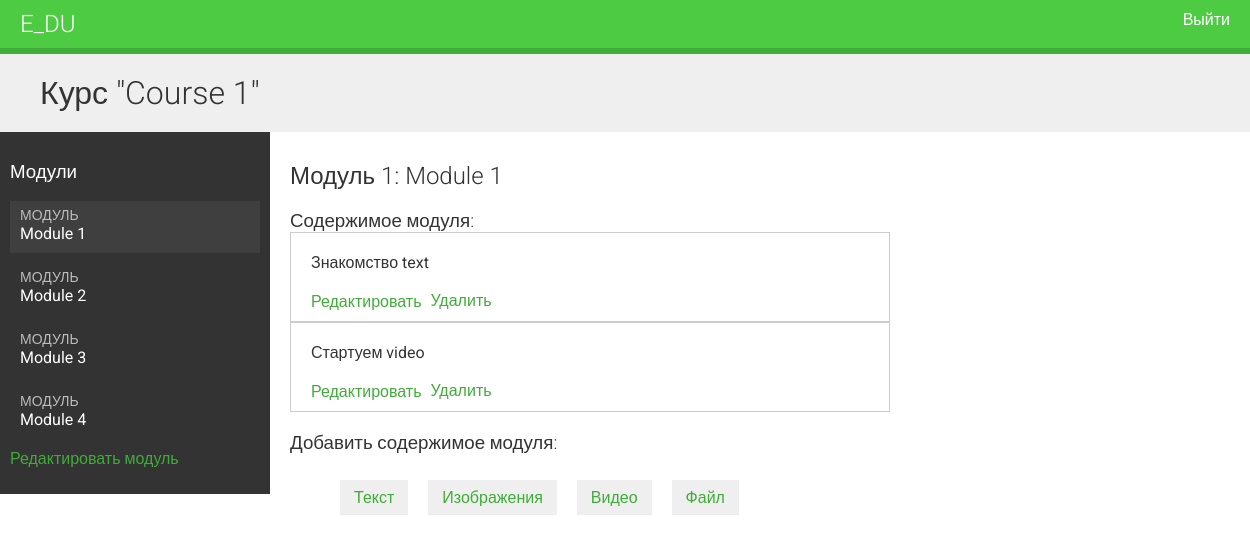
The page /course/module/1/ (signed in) on the database its author committed.
### courses/models.py (models this page shows, shortened)
class Course(models.Model):
    owner = models.ForeignKey(
        User, related_name='courses_created', on_delete=models.CASCADE)
    subject = models.ForeignKey(
        Subject, related_name='courses', on_delete=models.CASCADE)
    title = models.CharField(max_length=200)
    slug = models.SlugField(max_length=200, unique=True)
    overview = models.TextField()
    created = models.DateTimeField(auto_now_add=True)
    class Meta:
        ordering = [
            '-created',
        ]

class Module(models.Model):
    course = models.ForeignKey(
        Course, related_name='modules', on_delete=models.CASCADE)
    title = models.CharField(max_length=200)
    description = models.TextField(blank=True)
    order = OrderField(blank=True, for_fields=['course'])
    class Meta:
        ordering = [
            'order'
        ]

class Content(models.Model):
    module = models.ForeignKey(
        Module, related_name='contents', on_delete=models.CASCADE)
    content_type = models.ForeignKey(ContentType, on_delete=models.CASCADE, limit_choices_to={
                                     'model__in': ('text', 'video', 'image', 'file')})
    object_id = models.PositiveIntegerField()
    item = GenericForeignKey('content_type', 'object_id')
    order = OrderField(blank=True, for_fields=['module'])
    class Meta:
        ordering = [
            'order'
        ]

class ItemBase(models.Model):
    owner = models.ForeignKey(
        User, related_name='%(class)s_related', on_delete=models.CASCADE)
    title = models.CharField(max_length=250)
    created = models.DateTimeField(auto_now_add=True)
    updated = models.DateTimeField(auto_now=True)
    class Meta:
        abstract = True
    def __str__(self):
        return self.title

class Text(ItemBase):
    content = models.TextField()

class Video(ItemBase):
    url = models.URLField()

### courses/views.py (the view)
# urls.py: path('module/<int:module_id>/', views.ModuleContentListView.as_view(),
class ModuleContentListView(TemplateResponseMixin, View):
    template_name = 'courses/manage/module/content_list.html'
    def get(self, request, module_id):
        module = get_object_or_404(
            Module, id=module_id, course__owner=request.user)
        return self.render_to_response({'module': module})

### courses/templatetags/course.py (called while the page is built)
@register.filter
def model_name(obj):
    try:
        return obj._meta.model_name
    except AttributeError:
        return None

### courses/templates/courses/manage/module/content_list.html (shortened to what this page needs)
{% extends 'base.html' %}
{% load course %}
{% block content %}
    {% with course=module.course %}
        <h1>Курс "{{ course.title }}"</h1>
        <div class="contents">
            <h3>Модули</h3>
            <ul id="modules">
                {% for m in course.modules.all %}
                    <li data-id="{{ m.id }}" {% if m == module %} class="selected"{% endif %}>
                        <a href="{% url 'module_content_list' m.id %}">
                            <span>
                                Модуль
                            </span>
                            <br>
                            {{ m.title }}
                        </a>
                    </li>
                {% empty %}
                    <li>Модулей пока нет</li>
                {% endfor %}
            </ul>
            <p><a href="{% url 'course_module_update' course.id %}">
                Редактировать модуль
            </a></p>
        </div>
        <div class="module">
            <h2>Модуль {{ module.order|add:1 }}: {{ module.title }}</h2>
            <h3>Содержимое модуля:</h3>
            <div id="module-contents">
                {% for content in module.contents.all %}
                    <div data-id="{{ content.id }}">
                        {% with item=content.item %}
                            <p>{{ item }} {{ item|model_name }}</p>
                            <a href="{% url 'module_content_update' module.id item|model_name item.id %}">Редактировать</a>
                            <form action="{% url 'module_content_delete' content.id %}" method="post">
                                <input type="submit" value="Удалить">
                            </form>
                        {% endwith %}
                    </div>
                {% empty %}
                    <p>В этом модуле еще нет содержимого</p>
                {% endfor %}
            </div>
            <h3>Добавить содержимое модуля:</h3>
            <ul class="content-types">
                <li>
                    <a href="{% url 'module_content_create' module.id 'text' %}">
                        Текст
                    </a>
                </li>
                <li>
                    <a href="{% url 'module_content_create' module.id 'image' %}">
                        Изображения
                    </a>
                </li>
                <li>
                    <a href="{% url 'module_content_create' module.id 'video' %}">
                        Видео
                    </a>
                </li>
                <li>
                    <a href="{% url 'module_content_create' module.id 'file' %}">
                        Файл
                    </a>
                </li>
            </ul>
        </div>
    {% endwith %}
{% endblock  %}

### courses/static/css/base.css (style rules this page uses)
body { margin:0; font-family:'Roboto', sans-serif; font-weight:400; color:#333; }
a { color:#3fad37; text-decoration:none; }
ul { float:left; }
h1, h2, h3, h4, h5, h6 { font-family:'Roboto', sans-serif; font-weight:300; }
h1 { background:#efefef; width:100%; overflow:auto; padding:20px 0 20px 40px; margin:0; }
.module { padding:10px 20px; float:left; width:600px; }
.module h3 { margin:20px 0 0; padding:0; width:100%; }
.module p { margin:10px 0 20px; width:100%; float:left; }
.contents { width:20%; padding:10px; float:left; background:#333; color: #fff; font-family:'Roboto', sans-serif; }
.contents ul { list-style:none; margin:0; padding:0; width:100%; }
.contents ul li { margin:0 0 10px 0; padding:4px 10px 10px; overflow:auto; cursor:move; }
.contents ul li.selected { background:#3f3f3f; }
.contents ul span { text-transform:uppercase; color:#bbb; font-size:14px; }
.contents ul a { display:block; color:#fff; text-decoration:none; }
ul.content-types li { list-style:none; float:left; margin:10px; background:#efefef; padding:8px 14px; }
input, select, textarea { border:1px solid #ccc; border-bottom:3px solid #ccc; padding:8px 12px; font-size:16px; font-family:'Roboto', sans-serif; float:left; clear:both; width:300px; }
input[type=submit], a.button { border-radius:5px; background:#4dcc43; color:#fff; font-size:16px; text-transform:uppercase; border:none; padding:10px 20px; margin:20px 0; }
#module-contents div { padding:10px 20px; border:1px solid #ccc; background:#fff }
#module-contents form { margin:0; padding:0; }
#module-contents input[type=submit] { color:#3fad37; background:none; margin:-20px 0 0; padding:0; float:left; text-transform:none; }

### rows shown on the page
Course: title "Course 1"
Module: title "Module 1", order|add "1"
Module: title "Module 2"
Module: title "Module 3"
Module: title "Module 4"
Content: item "Знакомство", item|model_name "text"
Content: item "Стартуем", item|model_name "video"
